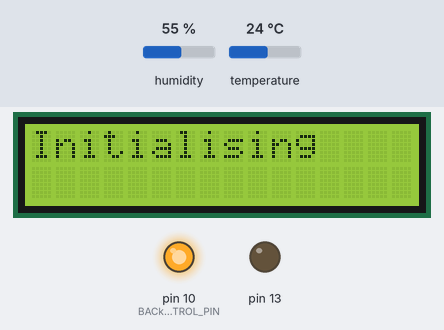
A sketch run on a simulated Arduino Uno, built with avr-gcc and run on an emulated ATmega328P. On the bench: 16×2 character LCD, output pins drawn as LEDs (lit = HIGH). Inputs (shaded band) come from the test bench; at power-on: humidity 55 %, temperature 24 °C.

Above: at 0.1 s.
At 2.5 s:
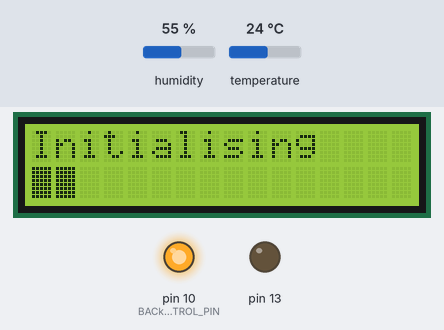
At 4.8 s:
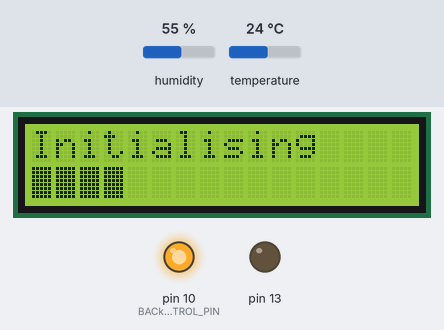
At 9.5 s:
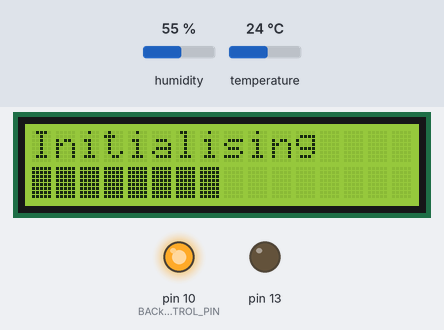
At 14.2 s:
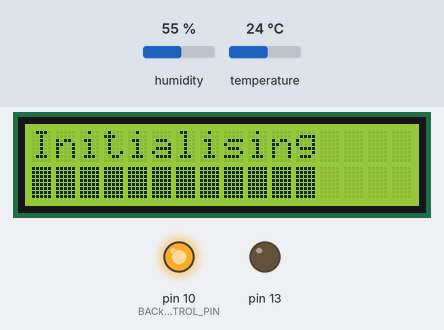
At 20.1 s:
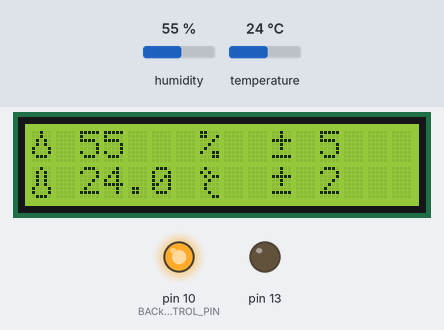

The sketch:

DHTSensor.ino
```cpp
// Example testing sketch for various DHT humidity/temperature sensors
// Written by ladyada, public domain

// REQUIRES the following Arduino libraries:
// - DHT Sensor Library: https://github.com/adafruit/DHT-sensor-library
// - Adafruit Unified Sensor Lib: https://github.com/adafruit/Adafruit_Sensor

#include "DHT.h"
#include <LiquidCrystal.h>


// initialize the library by associating any needed LCD interface pin
// with the arduino pin number it is connected to
const int rs = 12, en = 11, d4 = 7, d5 = 6, d6 = 5, d7 = 4;
LiquidCrystal lcd(rs, en, d4, d5, d6, d7);
const int BACkLIGHT_CONTROL_PIN = 10;

#define DHTPIN 2     // Digital pin connected to the DHT sensor
// Feather HUZZAH ESP8266 note: use pins 3, 4, 5, 12, 13 or 14 --
// Pin 15 can work but DHT must be disconnected during program upload.

// Uncomment whatever type you're using!
#define DHTTYPE DHT11   // DHT 11
//#define DHTTYPE DHT22   // DHT 22  (AM2302), AM2321
//#define DHTTYPE DHT21   // DHT 21 (AM2301)

// Connect pin 1 (on the left) of the sensor to +5V
// NOTE: If using a board with 3.3V logic like an Arduino Due connect pin 1
// to 3.3V instead of 5V!
// Connect pin 2 of the sensor to whatever your DHTPIN is
// Connect pin 3 (on the right) of the sensor to GROUND (if your sensor has 3 pins)
// Connect pin 4 (on the right) of the sensor to GROUND and leave the pin 3 EMPTY (if your sensor has 4 pins)
// Connect a 10K resistor from pin 2 (data) to pin 1 (power) of the sensor

// Initialize DHT sensor.
// Note that older versions of this library took an optional third parameter to
// tweak the timings for faster processors.  This parameter is no longer needed
// as the current DHT reading algorithm adjusts itself to work on faster procs.
DHT dht(DHTPIN, DHTTYPE);

byte customConfidenceIntervalChar[8] = {
  0b00100,
  0b00100,
  0b11111,
  0b00100,
  0b00100,
  0b00000,
  0b11111,
  0b00000
};

byte customCharCentigrade[8] = {
  0b01000,
  0b10100,
  0b01011,
  0b00100,
  0b01000,
  0b01000,
  0b00100,
  0b00011
};

byte customCharWaterDroplet[8] = {
  0b00100,
  0b00100,
  0b01010,
  0b01010,
  0b10001,
  0b10001,
  0b01110,
  0b00000
};


byte customCharThermometer[8] = {
  0b00100,
  0b01010,
  0b01010,
  0b01010,
  0b01010,
  0b10001,
  0b10001,
  0b01110
};

byte customCharFullSquare[8] = {
  0b11111,
  0b11111,
  0b11111,
  0b11111,
  0b11111,
  0b11111,
  0b11111,
  0b11111
};

const int INIT_TIME_SEC = 20;

const int SCREEN_WIDTH = 16;

const int SAMPLING_PERIOD = 1000; // ms

const int RAW_READS_WINDOW_SIZE = 8;
// the different measurements done each time we read from the sensor,
// ex : humidity and temperature makes 2
const int MEASUREMENTS_COUNT = 2;

float rawSensorReads[RAW_READS_WINDOW_SIZE][MEASUREMENTS_COUNT];


float sumOfReads[MEASUREMENTS_COUNT];

void initVariables() {

  for (int i = 0; i < RAW_READS_WINDOW_SIZE; ++i) {
    for (int j = 0; j < MEASUREMENTS_COUNT; ++j) {
      rawSensorReads[i][j] = 0.0f;
    }
  }

  for (int j = 0; j < MEASUREMENTS_COUNT; ++j) {
    sumOfReads[j] = 0.0f;
  }
}

void readSensor() {

  for (int j = 0; j < MEASUREMENTS_COUNT; ++j) {
    sumOfReads[j] -= rawSensorReads[0][j];
  }
  for (int i = 0; i < RAW_READS_WINDOW_SIZE - 1; ++i) {
    for (int j = 0; j < MEASUREMENTS_COUNT; ++j) {
      rawSensorReads[i][j] = rawSensorReads[i + 1][j];
    }
  }

  // Reading temperature or humidity takes about 250 milliseconds!
  // Sensor readings may also be up to 2 seconds 'old' (its a very slow sensor)
  rawSensorReads[RAW_READS_WINDOW_SIZE - 1][0] = dht.readHumidity();

  // Read temperature as Celsius (the default)
  rawSensorReads[RAW_READS_WINDOW_SIZE - 1][1] = dht.readTemperature();

  // Check if any reads failed and exit early (to try again).
  for (int i = 0; i < MEASUREMENTS_COUNT; ++i) {
    if (isnan(rawSensorReads[RAW_READS_WINDOW_SIZE - 1][i])) {
      lcd.print(F("Failed to read from DHT sensor!"));
      return;
    }
  }

  for (int j = 0; j < MEASUREMENTS_COUNT; ++j) {
    sumOfReads[j] += rawSensorReads[RAW_READS_WINDOW_SIZE - 1][j];
  }
}

void initReads() {
  lcd.setCursor(0, 0);
  lcd.print(F("Initialising"));
  lcd.setCursor(0, 1);

  const int DELAY_STEP = (INIT_TIME_SEC * 1000) / (SCREEN_WIDTH + 1);
  for (int i = 0; i < SCREEN_WIDTH + 1; ++i) {
    delay( DELAY_STEP );
    lcd.write((byte)4);
  }

  for (int i = 0; i < RAW_READS_WINDOW_SIZE; ++i) {
    readSensor();
  }

}

void setup() {

  pinMode(13, OUTPUT);
  digitalWrite(13, 0);

  pinMode(BACkLIGHT_CONTROL_PIN, OUTPUT);
  digitalWrite(BACkLIGHT_CONTROL_PIN, 1);


  initVariables();

  // set up the LCD's number of columns and rows:
  lcd.begin(16, 2);
  lcd.createChar(0, customConfidenceIntervalChar);
  lcd.createChar(1, customCharCentigrade);
  lcd.createChar(2, customCharWaterDroplet);
  lcd.createChar(3, customCharThermometer);
  lcd.createChar(4, customCharFullSquare);

  Serial.begin(9600);
  //  Serial.println(F("DHTxx test!"));

  dht.begin();

  initReads();

  lcd.clear();

}

void loop() {

  /******************************************************/
  /*********************  Humidity  *********************/
  /******************************************************/

  float hRaw = sumOfReads[0] / float(RAW_READS_WINDOW_SIZE);
  int h(hRaw);

  lcd.setCursor(0, 0);
  lcd.write((byte)2);
  lcd.print(F("    "));
  lcd.setCursor(2, 0);
  lcd.print(h);
  lcd.setCursor(7, 0);
  lcd.print(F("%  "));
  lcd.write((byte)0);
  lcd.print(" " + String(5));


  /*******************************************************/
  /********************* Temperature *********************/
  /*******************************************************/

  float tRaw = sumOfReads[1] / float(RAW_READS_WINDOW_SIZE);
  String t(float(int(tRaw * 10)) / 10, 1);

  lcd.setCursor(0, 1);
  lcd.write((byte)3);
  lcd.print(F("     "));
  lcd.setCursor(2, 1);
  lcd.print(t);
  lcd.setCursor(7, 1);
  lcd.write((byte)1);
  lcd.print("  ");
  lcd.write((byte)0);
  lcd.print(" " + String(2));

  //------------------------------------------------------
  delay(SAMPLING_PERIOD);
  readSensor();

}
```

Measured:
- what the display in image 1 shows lasts 1.2 s, from 2.4 s to 3.6 s
